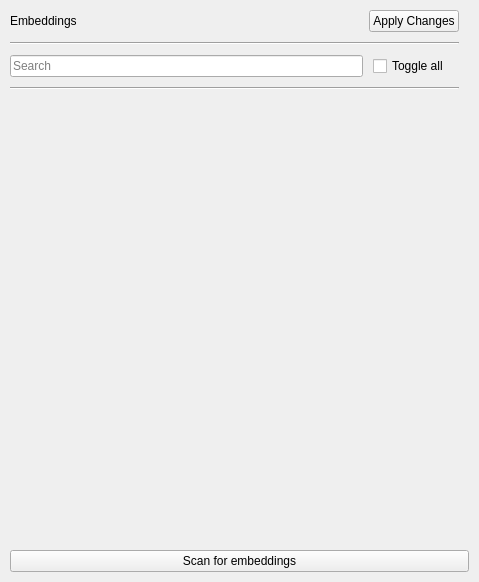
<?xml version="1.0" encoding="UTF-8"?>
<ui version="4.0">
 <class>embeddings_container</class>
 <widget class="QWidget" name="embeddings_container">
  <property name="geometry">
   <rect>
    <x>0</x>
    <y>0</y>
    <width>479</width>
    <height>582</height>
   </rect>
  </property>
  <property name="windowTitle">
   <string>Form</string>
  </property>
  <layout class="QGridLayout" name="gridLayout">
   <property name="leftMargin">
    <number>10</number>
   </property>
   <property name="topMargin">
    <number>10</number>
   </property>
   <property name="rightMargin">
    <number>10</number>
   </property>
   <property name="bottomMargin">
    <number>10</number>
   </property>
   <property name="horizontalSpacing">
    <number>0</number>
   </property>
   <property name="verticalSpacing">
    <number>10</number>
   </property>
   <item row="4" column="0">
    <widget class="QScrollArea" name="embeddings_scroll_area">
     <property name="font">
      <font>
       <pointsize>9</pointsize>
      </font>
     </property>
     <property name="frameShape">
      <enum>QFrame::Shape::NoFrame</enum>
     </property>
     <property name="frameShadow">
      <enum>QFrame::Shadow::Plain</enum>
     </property>
     <property name="widgetResizable">
      <bool>true</bool>
     </property>
     <widget class="QWidget" name="scrollAreaWidgetContents">
      <property name="geometry">
       <rect>
        <x>0</x>
        <y>0</y>
        <width>459</width>
        <height>413</height>
       </rect>
      </property>
      <layout class="QGridLayout" name="gridLayout_2">
       <property name="leftMargin">
        <number>0</number>
       </property>
       <property name="topMargin">
        <number>0</number>
       </property>
       <property name="rightMargin">
        <number>10</number>
       </property>
       <property name="bottomMargin">
        <number>0</number>
       </property>
       <property name="horizontalSpacing">
        <number>0</number>
       </property>
       <property name="verticalSpacing">
        <number>10</number>
       </property>
      </layout>
     </widget>
    </widget>
   </item>
   <item row="5" column="0">
    <widget class="QPushButton" name="pushButton">
     <property name="text">
      <string>Scan for embeddings</string>
     </property>
    </widget>
   </item>
   <item row="0" column="0">
    <layout class="QVBoxLayout" name="verticalLayout">
     <property name="spacing">
      <number>10</number>
     </property>
     <property name="rightMargin">
      <number>10</number>
     </property>
     <property name="bottomMargin">
      <number>10</number>
     </property>
     <item>
      <layout class="QHBoxLayout" name="horizontalLayout_2">
       <item>
        <widget class="QLabel" name="label">
         <property name="text">
          <string>Embeddings</string>
         </property>
        </widget>
       </item>
       <item>
        <spacer name="horizontalSpacer">
         <property name="orientation">
          <enum>Qt::Orientation::Horizontal</enum>
         </property>
         <property name="sizeHint" stdset="0">
          <size>
           <width>40</width>
           <height>20</height>
          </size>
         </property>
        </spacer>
       </item>
       <item>
        <widget class="LoadingWidget" name="loading_icon" native="true">
         <property name="sizePolicy">
          <sizepolicy hsizetype="Preferred" vsizetype="Preferred">
           <horstretch>0</horstretch>
           <verstretch>0</verstretch>
          </sizepolicy>
         </property>
         <property name="minimumSize">
          <size>
           <width>0</width>
           <height>0</height>
          </size>
         </property>
        </widget>
       </item>
       <item>
        <widget class="QPushButton" name="apply_embeddings_button">
         <property name="text">
          <string>Apply Changes</string>
         </property>
        </widget>
       </item>
      </layout>
     </item>
     <item>
      <widget class="Line" name="line">
       <property name="orientation">
        <enum>Qt::Orientation::Horizontal</enum>
       </property>
      </widget>
     </item>
     <item>
      <layout class="QHBoxLayout" name="horizontalLayout">
       <property name="spacing">
        <number>10</number>
       </property>
       <property name="rightMargin">
        <number>10</number>
       </property>
       <item>
        <widget class="QLineEdit" name="lineEdit">
         <property name="placeholderText">
          <string>Search</string>
         </property>
        </widget>
       </item>
       <item>
        <widget class="QCheckBox" name="toggle_all_embeddings">
         <property name="font">
          <font>
           <pointsize>9</pointsize>
          </font>
         </property>
         <property name="text">
          <string>Toggle all</string>
         </property>
        </widget>
       </item>
      </layout>
     </item>
     <item>
      <widget class="Line" name="line_2">
       <property name="orientation">
        <enum>Qt::Orientation::Horizontal</enum>
       </property>
      </widget>
     </item>
    </layout>
   </item>
  </layout>
 </widget>
 <customwidgets>
  <customwidget>
   <class>LoadingWidget</class>
   <extends>QWidget</extends>
   <header>airunner/gui/widgets/llm/loading_widget</header>
   <container>1</container>
  </customwidget>
 </customwidgets>
 <resources/>
 <connections>
  <connection>
   <sender>pushButton</sender>
   <signal>clicked()</signal>
   <receiver>embeddings_container</receiver>
   <slot>action_clicked_button_scan_for_embeddings()</slot>
   <hints>
    <hint type="sourcelabel">
     <x>150</x>
     <y>581</y>
    </hint>
    <hint type="destinationlabel">
     <x>100</x>
     <y>0</y>
    </hint>
   </hints>
  </connection>
  <connection>
   <sender>lineEdit</sender>
   <signal>textChanged(QString)</signal>
   <receiver>embeddings_container</receiver>
   <slot>search_text_changed(QString)</slot>
   <hints>
    <hint type="sourcelabel">
     <x>136</x>
     <y>71</y>
    </hint>
    <hint type="destinationlabel">
     <x>110</x>
     <y>0</y>
    </hint>
   </hints>
  </connection>
  <connection>
   <sender>toggle_all_embeddings</sender>
   <signal>toggled(bool)</signal>
   <receiver>embeddings_container</receiver>
   <slot>toggle_all_toggled(bool)</slot>
   <hints>
    <hint type="sourcelabel">
     <x>458</x>
     <y>72</y>
    </hint>
    <hint type="destinationlabel">
     <x>414</x>
     <y>0</y>
    </hint>
   </hints>
  </connection>
  <connection>
   <sender>apply_embeddings_button</sender>
   <signal>clicked()</signal>
   <receiver>embeddings_container</receiver>
   <slot>apply_embeddings()</slot>
   <hints>
    <hint type="sourcelabel">
     <x>435</x>
     <y>19</y>
    </hint>
    <hint type="destinationlabel">
     <x>414</x>
     <y>-12</y>
    </hint>
   </hints>
  </connection>
 </connections>
 <slots>
  <slot>action_clicked_button_scan_for_embeddings()</slot>
  <slot>search_text_changed(QString)</slot>
  <slot>toggle_all_toggled(bool)</slot>
  <slot>apply_embeddings()</slot>
 </slots>
</ui>
